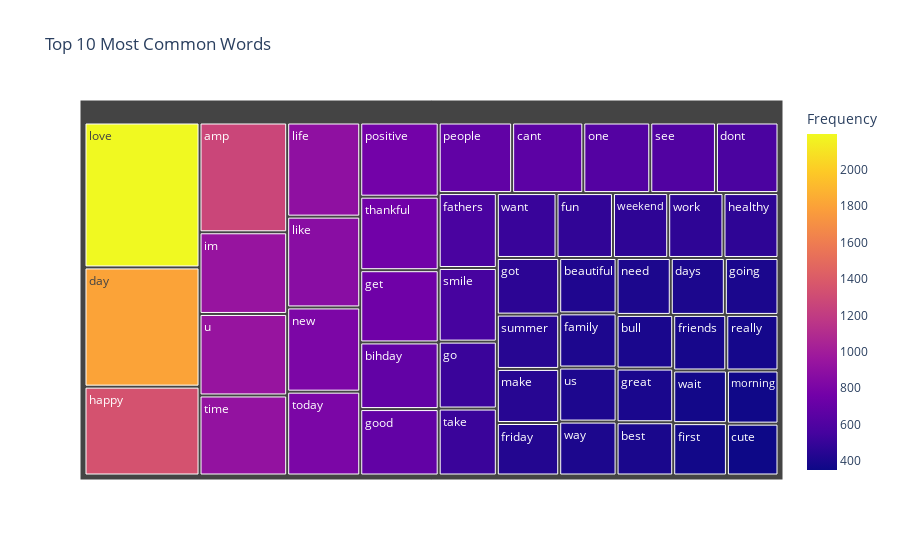

Notebook code cell kept with this figure:
### Code cell
# Flatten the list of tokens
all_tokens = [token for tokens in x_train['clean_tokens'] for token in tokens]

# Get the frequency of each token
token_counts = Counter(all_tokens)

# Create a DataFrame from the Counter
token_freq_df = pd.DataFrame(token_counts.items(), columns=['Word', 'Frequency'])

# Sort the DataFrame by Frequency in descending order and take the top 10
top_10_tokens_df = token_freq_df.sort_values(by='Frequency', ascending=False).head(50)

# Create treemap
fig = px.treemap(top_10_tokens_df, path=['Word'], values='Frequency', title='Top 50 Most Common Words', color='Frequency')
fig.show()

### Figure 1 — Plotly figure (JSON) as saved in the notebook; plotly's stock layout.template omitted (floating-point values rounded to 4 significant figures)
{"data": [{"branchvalues": "total", "customdata": [[1266], [418], [397], [688], [400], [661], [352], [1805], [405], [581], [409], [573], [370], [431], [388], [482], [746], [512], [402], [686], [465], [400], [1345], [470], [942], [905], [873], [2194], [444], [361], [406], [810], [622], [682], [766], [382], [610], [563], [446], [512], [759], [923], [806], [940], [408], [372], [510], [407], [472], [472]], "domain": {"x": [0, 1], "y": [0, 1]}, "hovertemplate": "labels=%{label}<br>Frequency_sum=%{value}<br>parent=%{parent}<br>id=%{id}<br>Frequency=%{color}<extra></extra>", "ids": ["amp", "beautiful", "best", "bihday", "bull", "cant", "cute", "day", "days", "dont", "family", "fathers", "first", "friday", "friends", "fun", "get", "go", "going", "good", "got", "great", "happy", "healthy", "im", "life", "like", "love", "make", "morning", "need", "new", "one", "people", "positive", "really", "see", "smile", "summer", "take", "thankful", "time", "today", "u", "us", "wait", "want", "way", "weekend", "work"], "labels": ["amp", "beautiful", "best", "bihday", "bull", "cant", "cute", "day", "days", "dont", "family", "fathers", "first", "friday", "friends", "fun", "get", "go", "going", "good", "got", "great", "happy", "healthy", "im", "life", "like", "love", "make", "morning", "need", "new", "one", "people", "positive", "really", "see", "smile", "summer", "take", "thankful", "time", "today", "u", "us", "wait", "want", "way", "weekend", "work"], "marker": {"coloraxis": "coloraxis", "colors": [1266, 418, 397, 688, 400, 661, 352, 1805, 405, 581, 409, 573, 370, 431, 388, 482, 746, 512, 402, 686, 465, 400, 1345, 470, 942, 905, 873, 2194, 444, 361, 406, 810, 622, 682, 766, 382, 610, 563, 446, 512, 759, 923, 806, 940, 408, 372, 510, 407, 472, 472]}, "name": "", "parents": ["", "", "", "", "", "", "", "", "", "", "", "", "", "", "", "", "", "", "", "", "", "", "", "", "", "", "", "", "", "", "", "", "", "", "", "", "", "", "", "", "", "", "", "", "", "", "", "", "", ""], "type": "treemap", "values": [1266, 418, 397, 688, 400, 661, 352, 1805, 405, 581, 409, 573, 370, 431, 388, 482, 746, 512, 402, 686, 465, 400, 1345, 470, 942, 905, 873, 2194, 444, 361, 406, 810, 622, 682, 766, 382, 610, 563, 446, 512, 759, 923, 806, 940, 408, 372, 510, 407, 472, 472]}], "layout": {"coloraxis": {"colorbar": {"title": {"text": "Frequency"}}, "colorscale": [[0, "#0d0887"], [0.1111, "#46039f"], [0.2222, "#7201a8"], [0.3333, "#9c179e"], [0.4444, "#bd3786"], [0.5556, "#d8576b"], [0.6667, "#ed7953"], [0.7778, "#fb9f3a"], [0.8889, "#fdca26"], [1, "#f0f921"]]}, "legend": {"tracegroupgap": 0}, "title": {"text": "Top 10 Most Common Words"}}}
